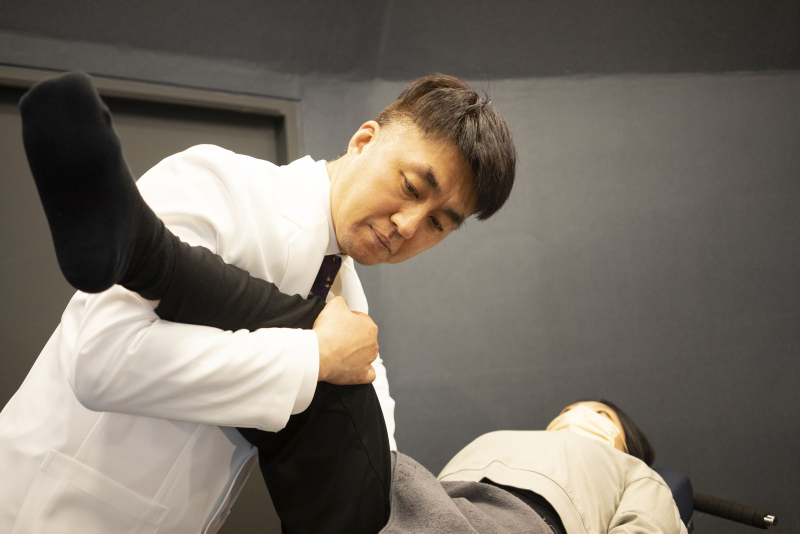
#> input picture images/real/chuna-leg.jpg, 1600 x 1067 px, given in place of 2차 본원장님3.jpg, which was not available (shown at 1/2 size)
$ python prep_real.py
#> lines starting #> are read from the running program, lines starting #| are printed output that depends on the picture
#!/usr/bin/env python3
"""윤작가 2차 보정 사진을 웹용으로 줄여 images/real/ 에 넣는다(큰 1600px + 작은 1024px + 썸네일 640x360).
'명확한 효과' 현수막·공진단 효과 포스터가 보이는 사진은 의료광고 문제로 제외한다."""
import os
from PIL import Image, ImageOps

SRC = "images/2차윤작가사진수정복"
PICK = {  # 저장 이름: 원본 파일
    "director-desk": "2차 본원장님3.jpg", "vice-desk": "2차 부원장님4.jpg", "consult": "2차 코로나 후유증.jpg",
    "treat-director1": "본원장님 치료1.jpg", "treat-director2": "본원장님 치료2.jpg", "exam-monitor": "본원장님 치료3.jpg",
    "director-portrait": "본원장님1.jpg", "director-standing": "본원장님4.jpg",
    "treat-vice1": "부원장님 치료1.jpg", "treat-vice2": "부원장님 치료2.jpg", "vice-portrait": "부원장님1.jpg",
    "leg-check": "부원장님5.jpg", "herbs": "약제.jpg", "room-consult1": "진료실1.jpg", "room-consult2": "진료실2.jpg",
    "room-therapy1": "치료실1.jpg", "room-therapy2": "치료실2.jpg", "nose-check": "코로나 검사.jpg",
    "duo1": "투샷1.jpg", "duo2": "투샷2.jpg", "duo4": "투샷4.jpg", "team": "보너스.jpg",
}
os.makedirs("images/real", exist_ok=True)
os.makedirs("images/thumb", exist_ok=True)
for name, f in PICK.items():
    im = ImageOps.exif_transpose(Image.open(os.path.join(SRC, f))).convert("RGB")
#> im is the input picture: PIL image 1600x1067 RGB; mean R, G, B 118.6, 110.9, 101.2
    big = im.copy(); big.thumbnail((1600, 1600)); big.save(f"images/real/{name}.jpg", quality=80, optimize=True, progressive=True)
    sm = im.copy(); sm.thumbnail((1024, 1024)); sm.save(f"images/real/{name}-sm.jpg", quality=74, optimize=True, progressive=True)
#> after `sm.thumbnail((1024, 1024))`:
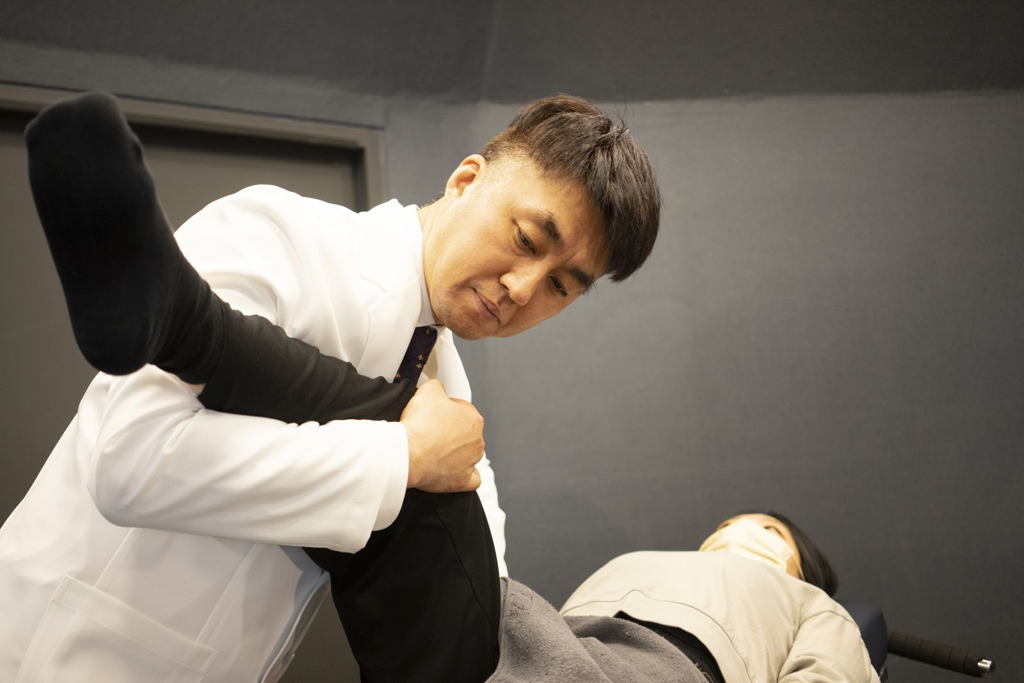
#> sm: PIL image 1024x683 RGB; mean R, G, B 118.6, 110.9, 101.2
    t = ImageOps.fit(im, (640, 360), centering=(0.5, 0.4)); t.save(f"images/thumb/real_{name}.jpg", quality=74, optimize=True, progressive=True)
#> after `t = ImageOps.fit(im, (640, 360), centering=(0.5, 0.4))`:
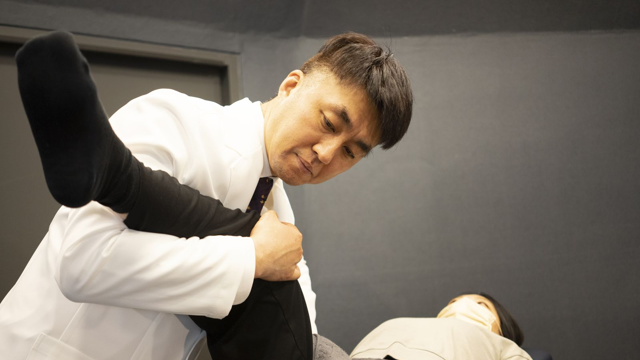
#> t: PIL image 640x360 RGB; mean R, G, B 121.6, 113.9, 104
#> pass 2 of the loop `for name, f in PICK.items():`:
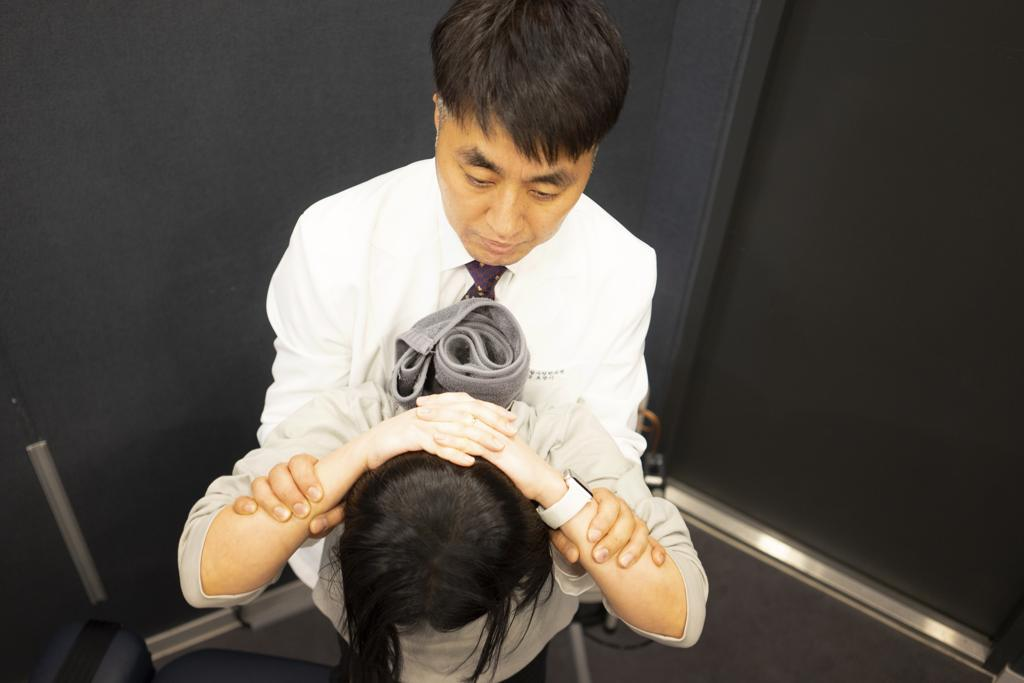
#> input picture images/real/chuna-neck3-sm.jpg, 1024 x 683 px, given in place of 2차 부원장님4.jpg, which was not available
#> im is the input picture: PIL image 1024x683 RGB; mean R, G, B 88.6, 82.3, 75.2
#> `t = ImageOps.fit(im, (640, 360), centering=(0.5, 0.4))`:
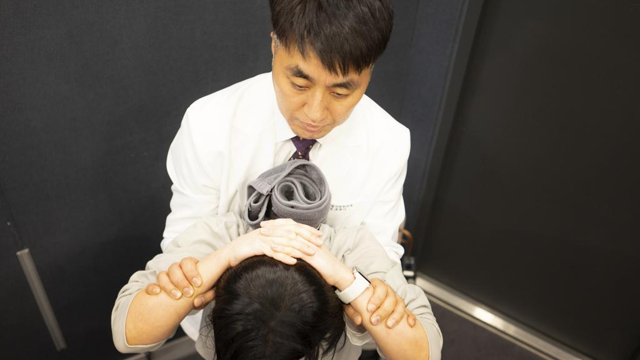
#> t: PIL image 640x360 RGB; mean R, G, B 94, 87.5, 80
#> (the run stopped early here; a loop or call above may not have finished)
